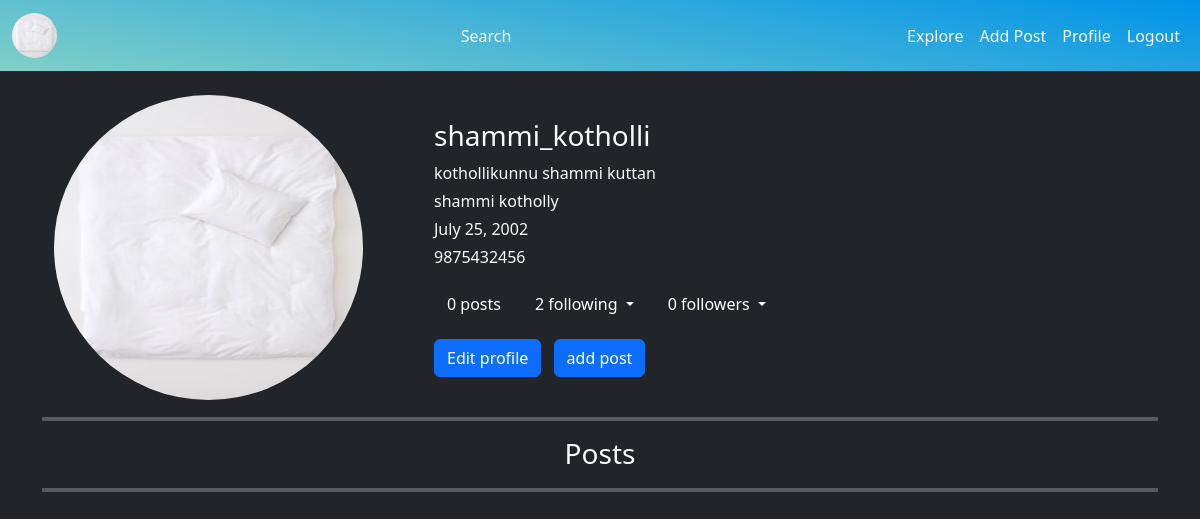
Screenshot of /profile/ (signed in) with the database file from the repository.
### socialmedia/models.py (models this page shows, shortened)
class UserProfile(models.Model):
    profile_picture=models.ImageField(upload_to="profilpics",default="default.jpeg")
    bio=models.CharField(max_length=600,null=True,blank=True)
    dob=models.DateField(null=True,blank=True)
    phone=models.CharField(max_length=10,null=True,blank=True)
    user=models.OneToOneField(User,on_delete=models.CASCADE,related_name="profile")
    liked_posts=models.ManyToManyField(Posts,null=True,related_name="liked_post")
    following=models.ManyToManyField(User,related_name="following",null=True)
    followers=models.ManyToManyField(User,related_name="followers",null=True)

### userapp/views.py (the view)
# urls.py: path("profile/",views.ProfileListView.as_view(),name="profile"),
@method_decorator(SigninRequired,name="dispatch")
class ProfileListView(View): # post list also
    def get(self,request,*args,**kwargs):
        qs=UserProfile.objects.filter(user=request.user)
        ps=Posts.objects.filter(user=request.user)
        fs=request.user.profile.following.all()
        frs=request.user.profile.followers.all()
        return render(request,"profile-list.html",{"data":qs,"post":ps,"following":fs,"followers":frs})

### userapp/views.py (called while the page is built)
def SigninRequired(fn):
    def wrapper(request,*args,**kwargs):
        if not request.user.is_authenticated:
            return redirect("signin")
        else:
            return fn(request,*args,**kwargs)
    return wrapper

### userapp/templates/profile-list.html (shortened to what this page needs)
{%extends 'base.html'%}
{%block bodyblock%}
<div class="container bg-dark mt-2">
    {%if data%}
    {%for d in data%}
    <div class="card mb-3 border-0 bg-dark text-light" style="width: 100%;">
      <div class="row g-0">
        <div class="col-md-4">
          {%if d.profile_picture%}
            <img src="{{d.profile_picture.url}}" class="card-img-top rounded-circle ms-auto me-auto mt-3" alt="..." style="width: 85%; height: 305px;">
            {%else%}
            <div class="card-img-top rounded-circle bg-secondary ms-auto me-auto" style="width: 85%; height: 300px;"></div>
            {%endif%}
        </div>
        <div class="col-md-8">
          <div class="card-body mt-4">
            <h3 class="card-title">{{d.user.username}}</h3>
              <div class="card-text mt-1">{{d.bio}}</div>
              <div class="card-text mt-1">{{d.user.first_name}} {{d.user.last_name}}</div>
              <div class="card-text mt-1">{{d.dob}}</div>
              <div class="card-text mt-1 mb-2">{{d.phone}}</div>
              <div class="text-light mb-3 d-flex">
                <div class="me-2 ">
                  <button class="btn btn-dark mt-2">{{post|length}} posts</button>
                </div>
                <div class="dropdown ">
                  <button class="btn btn-dark dropdown-toggle mt-2" type="button" data-bs-toggle="dropdown" aria-expanded="false">
                    {{following|length}} following
                  </button>
                </div>
                <div class=" ms-2 dropdown ">
                  <button class="btn btn-dark dropdown-toggle mt-2" type="button" data-bs-toggle="dropdown" aria-expanded="false">
                    {{followers|length}} followers
                  </button>
                </div>
              </div>
              <a href="{%url 'profile-change' d.id%}" class="btn btn-primary">Edit profile</a>
              <a href="{%url 'post-add'%}" class="btn btn-primary rounded ms-2">add post</a>
          </div>
        </div>
      </div>
    </div>
    {%endfor%}
      {%else%}
      <a href="{%url 'profile-add' %}" class="btn btn-primary rounded">Add profile</a>
    {%endif%}
</div>
<div class="sticky-top bg-dark">
  <hr class="bg-light" style="height: 5px;">
  <h3 class="text-center text-light ">Posts</h3>
  <hr class="bg-light" style="height: 5px;">
</div>
{%endblock%}

### userapp/templates/base.html (shortened to what this page needs)
<!DOCTYPE html>
{%load static%}
<html lang="en">
<head>
    <link rel="stylesheet" href="{%static 'userapp/css/style.css'%}">
    <link rel="stylesheet" href="https://cdnjs.cloudflare.com/ajax/libs/font-awesome/6.5.1/css/all.min.css" />
    <link href="https://cdn.jsdelivr.net/npm/bootstrap@5.3.2/dist/css/bootstrap.min.css" rel="stylesheet">
  </head>
<body class="bg-dark">
  <nav class="navbar navbar-expand-lg" style="background-color: #0093E9;
  background-image: linear-gradient(190deg, #0093E9 0%, #80D0C7 100%);
  ">
    <div class="container-fluid">
      {%if request.user.profile.profile_picture%}
      <a class="navbar-brand" href="{%url 'profile'%}"><img src="{{request.user.profile.profile_picture.url}}" alt="" style="height: 45px; width: 45px;" class="rounded-circle"></a>
      {%endif%}
      <div class="collapse navbar-collapse" id="navbarSupportedContent">
        <ul class="navbar-nav ms-auto mb-2 mb-lg-0">
          <li class="nav-item">
            <a class="nav-link active text-light" aria-current="page" href="{%url 'user-search'%}">Search</a>
          </li>
        </ul>
        <ul class="navbar-nav ms-auto mb-2 mb-lg-0">
          {%if request.user.profile%}
          <li class="nav-item">
            <a class="nav-link active text-light" aria-current="page" href="{%url 'index'%}">Explore</a>
          </li>
          {%endif%}
          {%if request.user.profile%}
          <li class="nav-item">
            <a class="nav-link active text-light" aria-current="page" href="{%url 'post-add'%}">Add Post</a>
          </li>
          {%endif%}
          {%if request.user.profile%}
          <li class="nav-item">
            <a class="nav-link active text-light" href="{%url 'profile' %}">Profile</a>
          </li>
          {%else%}
          <li class="nav-item">
            <a class="nav-link active text-light" href="{%url 'profile-add' %}">Add Profile</a>
          </li>
          {%endif%}
          <li class="nav-item">
            <a class="nav-link active text-light" href="{%url 'signout'%}">Logout</a>
          </li>
        </ul>
      </div>
    </div>
  </nav>
      <div class="container">
        {%block bodyblock%}
        {%endblock%}
      </div>
</body>
</html>

### rows the page displays
UserProfile: profile_picture (picture), user.username "shammi_kotholli", bio "kothollikunnu shammi kuttan", user.first_name "shammi", user.last_name "kotholly", dob "July 25, 2002", phone "9875432456", post "0", following "2", followers "0"
